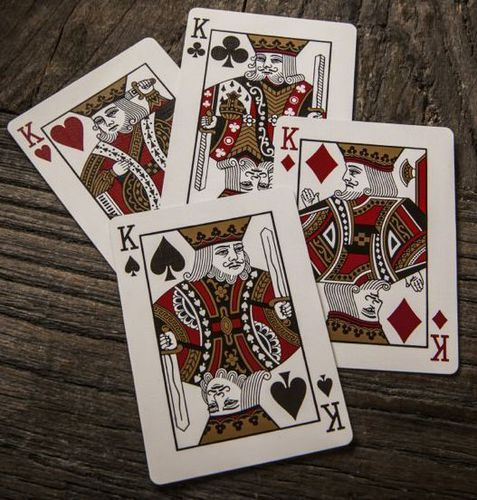
#> input picture opencv/Resources/cards.jpg, 477 x 500 px, found by its file name
$ python 06-ImgsInOneWindow.py
#> lines starting #> are read from the running program, lines starting #| are printed output that depends on the picture
'''
Load Inmages in one window
https://www.youtube.com/watch?v=WQeoO7MI0Bs&t=549s  50:20
https://github.com/murtazahassan/Learn-OpenCV-in-3-hours/blob/master/chapter6.py'''

import numpy as np
import cv2
import getpass
import os
import sys

file_name = 'cards.jpg'
BASE_FOLDER = 'C:/Users/'+ getpass.getuser()
BASE_FOLDER = BASE_FOLDER +'/Pictures/Saved Pictures/'
path = BASE_FOLDER+ file_name #'b1.jpg' 'lena.png' 'bb.jpg'


def stackImages(scale,imgArray):
    rows = len(imgArray)
    cols = len(imgArray[0])
    rowsAvailable = isinstance(imgArray[0], list)
    width = imgArray[0][0].shape[1]
    height = imgArray[0][0].shape[0]
    if rowsAvailable:
        for x in range ( 0, rows):
            for y in range(0, cols):
                if imgArray[x][y].shape[:2] == imgArray[0][0].shape [:2]:
                    imgArray[x][y] = cv2.resize(imgArray[x][y], (0, 0), None, scale, scale)
                else:
                    imgArray[x][y] = cv2.resize(imgArray[x][y], (imgArray[0][0].shape[1], imgArray[0][0].shape[0]), None, scale, scale)
                if len(imgArray[x][y].shape) == 2: imgArray[x][y]= cv2.cvtColor( imgArray[x][y], cv2.COLOR_GRAY2BGR)
        imageBlank = np.zeros((height, width, 3), np.uint8)
        hor = [imageBlank]*rows
        hor_con = [imageBlank]*rows
        for x in range(0, rows):
            hor[x] = np.hstack(imgArray[x])
        ver = np.vstack(hor)
    else:
        for x in range(0, rows):
            if imgArray[x].shape[:2] == imgArray[0].shape[:2]:
                imgArray[x] = cv2.resize(imgArray[x], (0, 0), None, scale, scale)
            else:
                imgArray[x] = cv2.resize(imgArray[x], (imgArray[0].shape[1], imgArray[0].shape[0]), None,scale, scale)
            if len(imgArray[x].shape) == 2: imgArray[x] = cv2.cvtColor(imgArray[x], cv2.COLOR_GRAY2BGR)
        hor= np.hstack(imgArray)
        ver = hor
    return ver

if not (os.path.isfile(path)):
    print("ERROR --> Missing File: " + path   )
    sys.exit(1)

img = cv2.imread(path)
#> img is the input picture: shape (500, 477, 3); mean B, G, R 88.1, 96.6, 109.6
print(img.shape)
#| (500, 477, 3)

cv2.imshow("Image",img)
imgGray = cv2.cvtColor(img,cv2.COLOR_BGR2GRAY)
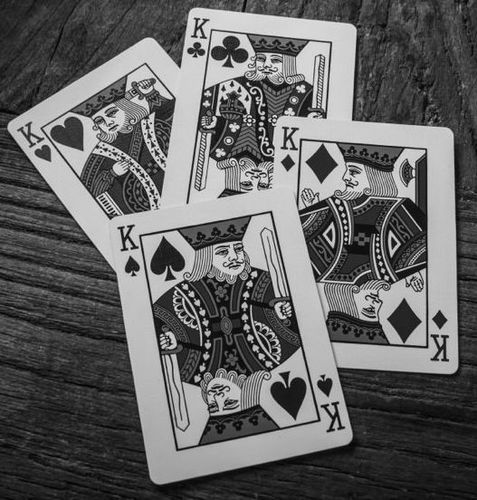
#> imgGray: shape (500, 477); min 1, max 251, mean 99.5
scale = 0.5
imgStack = stackImages(scale, ([img,imgGray,img],[img,img,img]))
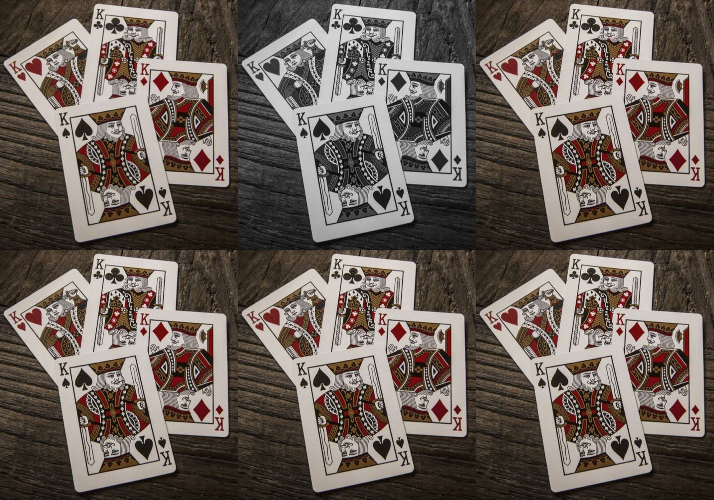
#> imgStack: shape (500, 714, 3); mean B, G, R 90, 97, 107.9

# [5 lines of commented-out code are left out]
cv2.imshow("ImageStack",imgStack)

cv2.waitKey(0)
